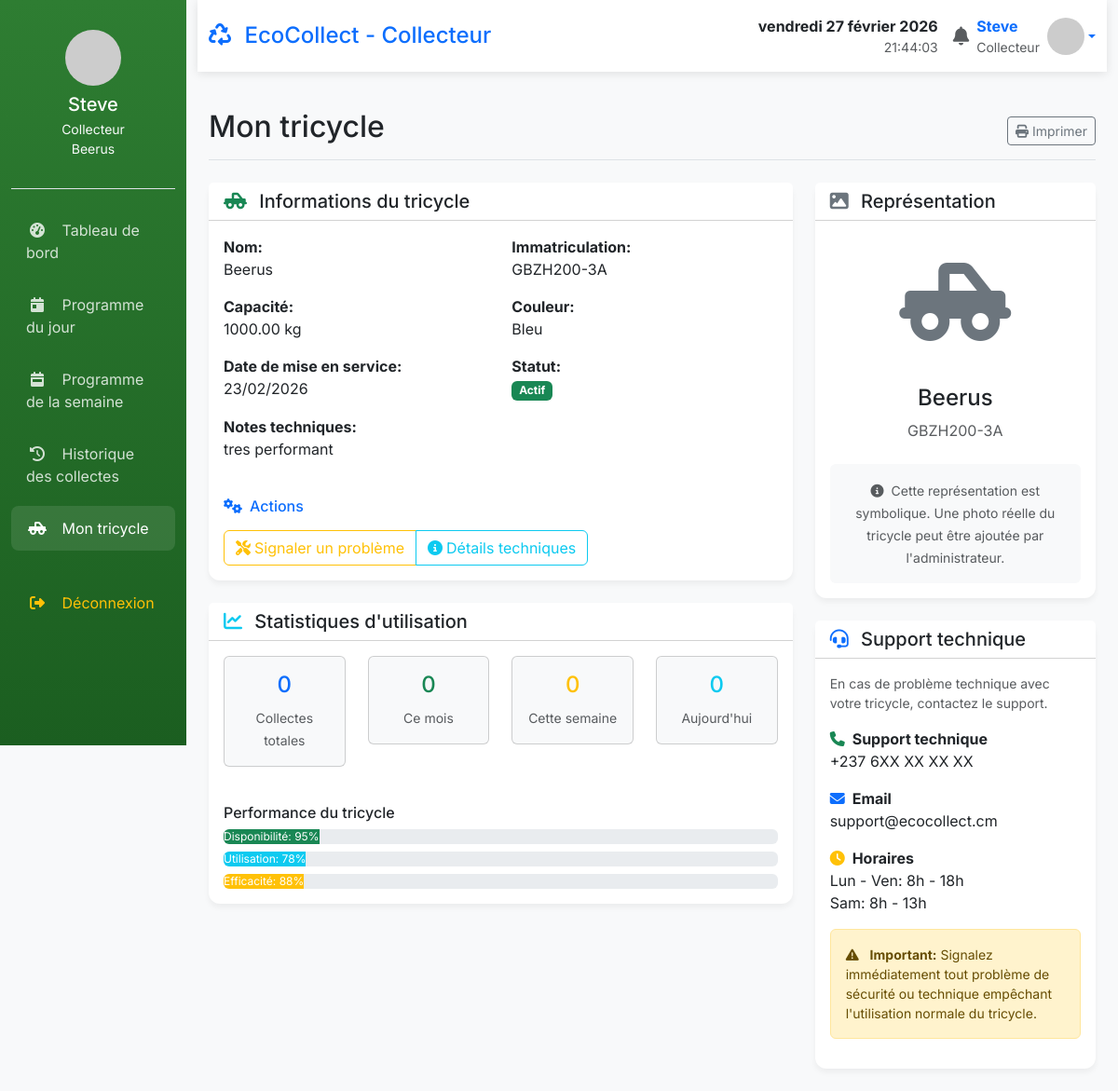
The app's page /tricycle/ (signed in) with its own data.
### app/models.py (models this page shows, shortened)
class CustomUser(AbstractUser):
    USER_TYPE_CHOICES = (
        ('client', 'Client'),
        ('collecteur', 'Collecteur'),
        ('admin', 'Administrateur'),
    )
    city = models.ForeignKey(City, on_delete=models.SET_NULL, null=True, blank=True)
    user_type = models.CharField(max_length=20, choices=USER_TYPE_CHOICES, default='client')
    phone = models.IntegerField(blank=True, null=True)
    date_joined = models.DateTimeField(default=timezone.now)
    is_verified = models.BooleanField(default=False)
    class Meta:
        verbose_name = "Utilisateur"
        verbose_name_plural = "Utilisateurs"

class Tricycle(models.Model):
    STATUS_CHOICES = (
        ('active', 'Actif'),
        ('maintenance', 'En maintenance'),
        ('inactive', 'Inactif'),
        ('broken', 'En panne'),
    )
    id = models.UUIDField(primary_key=True, default=uuid.uuid4, editable=False)
    numero_immatriculation = models.CharField(max_length=50, unique=True, verbose_name="Numéro d'immatriculation")
    nom = models.CharField(max_length=100, verbose_name="Nom du tricycle")
    capacite_kg = models.DecimalField(max_digits=6, decimal_places=2, verbose_name="Capacité (kg)")
    couleur = models.CharField(max_length=50, blank=True)
    date_mise_en_service = models.DateField(default=timezone.now)
    status = models.CharField(max_length=20, choices=STATUS_CHOICES, default='active')
    conducteur = models.ForeignKey(
        CustomUser,
        on_delete=models.SET_NULL,
        null=True,
        blank=True,
        limit_choices_to={'user_type': 'collecteur'},
        verbose_name="Conducteur assigné"
    )
    notes = models.TextField(blank=True, verbose_name="Notes techniques")
    created_at = models.DateTimeField(auto_now_add=True)
    updated_at = models.DateTimeField(auto_now=True)
    class Meta:
        verbose_name = "Tricycle"
        verbose_name_plural = "Tricycles"
        ordering = ['numero_immatriculation']

### app/collectors.py (the view)
    def wrapper(request, *args, **kwargs):
        if not request.user.is_authenticated:
            return redirect('login')
        if request.user.user_type != 'collecteur':
            messages.error(request, "Accès réservé aux collecteurs.")
            return redirect('dashboard')
        return view_func(request, *args, **kwargs)

### app/templates/collectors/tricycle_info.html (shortened to what this page needs)
{% extends 'base_collectors.html' %}
{% load static %}
{% block content %}
<div class="d-flex justify-content-between flex-wrap flex-md-nowrap align-items-center pt-3 pb-2 mb-4 border-bottom">
    <h1 class="h2">Mon tricycle</h1>
    <div class="btn-toolbar mb-2 mb-md-0">
        <button type="button" class="btn btn-sm btn-outline-secondary" onclick="window.print()">
            <i class="fas fa-print me-1"></i>Imprimer
        </button>
    </div>
</div>
<div class="row">
    <div class="col-lg-8">
        <div class="card card-custom mb-4">
            <div class="card-header bg-white">
                <h5 class="card-title mb-0">
                    <i class="fas fa-truck-pickup text-success me-2"></i>
                    Informations du tricycle
                </h5>
            </div>
            <div class="card-body">
                {% if tricycle %}
                <div class="row">
                    <div class="col-md-6 mb-3">
                        <strong>Nom:</strong>
                        <p class="mb-0">{{ tricycle.nom }}</p>
                    </div>
                    <div class="col-md-6 mb-3">
                        <strong>Immatriculation:</strong>
                        <p class="mb-0">{{ tricycle.numero_immatriculation }}</p>
                    </div>
                </div>
                <div class="row">
                    <div class="col-md-6 mb-3">
                        <strong>Capacité:</strong>
                        <p class="mb-0">{{ tricycle.capacite_kg }} kg</p>
                    </div>
                    <div class="col-md-6 mb-3">
                        <strong>Couleur:</strong>
                        <p class="mb-0">{{ tricycle.couleur|default:"Non spécifiée" }}</p>
                    </div>
                </div>
                <div class="row">
                    <div class="col-md-6 mb-3">
                        <strong>Date de mise en service:</strong>
                        <p class="mb-0">{{ tricycle.date_mise_en_service|date:"d/m/Y" }}</p>
                    </div>
                    <div class="col-md-6 mb-3">
                        <strong>Statut:</strong>
                        <p class="mb-0">
                            <span class="badge bg-{% if tricycle.status == 'active' %}success{% elif tricycle.status == 'maintenance' %}warning{% else %}danger{% endif %}">
                                {{ tricycle.get_status_display }}
                            </span>
                        </p>
                    </div>
                </div>
                {% if tricycle.notes %}
                <div class="row">
                    <div class="col-12 mb-3">
                        <strong>Notes techniques:</strong>
                        <p class="mb-0">{{ tricycle.notes }}</p>
                    </div>
                </div>
                {% endif %}
                <div class="row mt-4">
                    <div class="col-12">
                        <h6 class="text-primary mb-3">
                            <i class="fas fa-cogs me-2"></i>Actions
                        </h6>
                        <div class="btn-group">
                            {% if tricycle.status == 'active' %}
                            <button type="button" class="btn btn-outline-warning" data-bs-toggle="modal" data-bs-target="#maintenanceModal">
                                <i class="fas fa-tools me-1"></i>Signaler un problème
                            </button>
                            {% endif %}
                            <button type="button" class="btn btn-outline-info" data-bs-toggle="modal" data-bs-target="#detailsModal">
                                <i class="fas fa-info-circle me-1"></i>Détails techniques
                            </button>
                        </div>
                    </div>
                </div>
                {% endif %}
            </div>
        </div>
        {% if tricycle %}
        <div class="card card-custom">
            <div class="card-header bg-white">
                <h5 class="card-title mb-0">
                    <i class="fas fa-chart-line text-info me-2"></i>
                    Statistiques d'utilisation
                </h5>
            </div>
            <div class="card-body">
                <div class="row text-center">
                    <div class="col-md-3 mb-3">
                        <div class="card bg-light">
                            <div class="card-body">
                                <h4 class="text-primary">{{ total_collections }}</h4>
                                <small class="text-muted">Collectes totales</small>
                            </div>
                        </div>
                    </div>
                    <div class="col-md-3 mb-3">
                        <div class="card bg-light">
                            <div class="card-body">
                                <h4 class="text-success">{{ monthly_collections }}</h4>
                                <small class="text-muted">Ce mois</small>
                            </div>
                        </div>
                    </div>
                    <div class="col-md-3 mb-3">
                        <div class="card bg-light">
                            <div class="card-body">
                                <h4 class="text-warning">{{ weekly_collections }}</h4>
                                <small class="text-muted">Cette semaine</small>
                            </div>
                        </div>
                    </div>
                    <div class="col-md-3 mb-3">
                        <div class="card bg-light">
                            <div class="card-body">
                                <h4 class="text-info">{{ daily_collections }}</h4>
                                <small class="text-muted">Aujourd'hui</small>
                            </div>
                        </div>
                    </div>
                </div>
                <div class="mt-4">
                    <h6>Performance du tricycle</h6>
                    <div class="progress mb-2">
                        <div class="progress-bar bg-success" role="progressbar" style="width: '{{ performance.uptime }}%'"
                             aria-valuenow="{{ performance.uptime }}" aria-valuemin="0" aria-valuemax="100">
                            Disponibilité: {{ performance.uptime }}%
                        </div>
                    </div>
                    <div class="progress mb-2">
                        <div class="progress-bar bg-info" role="progressbar" style="width: '{{ performance.utilization }} %'"
                             aria-valuenow="{{ performance.utilization }}" aria-valuemin="0" aria-valuemax="100">
                            Utilisation: {{ performance.utilization }}%
                        </div>
                    </div>
                    <div class="progress">
                        <div class="progress-bar bg-warning" role="progressbar" style="width: '{{ performance.efficiency }} %'"
                             aria-valuenow="{{ performance.efficiency }}" aria-valuemin="0" aria-valuemax="100">
                            Efficacité: {{ performance.efficiency }}%
                        </div>
                    </div>
                </div>
            </div>
        </div>
        {% endif %}
    </div>
    <div class="col-lg-4">
        <div class="card card-custom mb-4">
            <div class="card-header bg-white">
                <h5 class="card-title mb-0">
                    <i class="fas fa-image text-secondary me-2"></i>
                    Représentation
                </h5>
            </div>
            <div class="card-body text-center">
                <div class="mb-3" style="font-size: 6rem; color: #6c757d;">
                    <i class="fas fa-truck-pickup"></i>
                </div>
                <h4>{{ tricycle.nom }}</h4>
                <p class="text-muted">{{ tricycle.numero_immatriculation }}</p>
                <div class="mt-4 p-3 bg-light rounded">
                    <small class="text-muted">
                        <i class="fas fa-info-circle me-1"></i>
                        Cette représentation est symbolique. Une photo réelle du tricycle peut être ajoutée par l'administrateur.
                    </small>
                </div>
            </div>
        </div>
        <div class="card card-custom">
            <div class="card-header bg-white">
                <h5 class="card-title mb-0">
                    <i class="fas fa-headset text-primary me-2"></i>
                    Support technique
                </h5>
            </div>
            <div class="card-body">
                <p class="small text-muted mb-3">
                    En cas de problème technique avec votre tricycle, contactez le support.
                </p>
                <div class="mb-3">
                    <strong><i class="fas fa-phone me-2 text-success"></i>Support technique</strong>
                    <p class="mb-0">+237 6XX XX XX XX</p>
                </div>
                <div class="mb-3">
                    <strong><i class="fas fa-envelope me-2 text-primary"></i>Email</strong>
                    <p class="mb-0">support@ecocollect.cm</p>
                </div>
                <div class="mb-3">
                    <strong><i class="fas fa-clock me-2 text-warning"></i>Horaires</strong>
                    <p class="mb-0">Lun - Ven: 8h - 18h<br>Sam: 8h - 13h</p>
                </div>
                <div class="alert alert-warning small mt-3">
                    <i class="fas fa-exclamation-triangle me-2"></i>
                    <strong>Important:</strong> Signalez immédiatement tout problème de sécurité ou technique empêchant l'utilisation normale du tricycle.
                </div>
            </div>
        </div>
    </div>
</div>
{% endblock %}

### app/templates/includes/sidebar.html (shortened to what this page needs)
<div class="position-sticky pt-3">
    <div class="sidebar-header p-3 text-center border-bottom">
        <img src="https://ui-avatars.com/api/?name={{ user.username }}&background=fff&color=2e7d32&bold=true"
             alt="Logo" class="rounded-circle mb-2" width="60" height="60">
        <h5 class="mb-1">{{ user.get_full_name|default:user.username }}</h5>
        <p class="text-light small mb-0">Collecteur</p>
        {% if user.tricycle_set.first %}
        <p class="text-light small">{{ user.tricycle_set.first.nom }}</p>
        {% endif %}
    </div>
    <ul class="nav flex-column mt-3">
        <li class="nav-item">
            <a class="nav-link {% if request.resolver_match.url_name == 'collector_dashboard' %}active{% endif %}"
               href="{% url 'collector_dashboard' %}">
                <i class="fas fa-tachometer-alt"></i>
                Tableau de bord
            </a>
        </li>
        <li class="nav-item">
            <a class="nav-link {% if request.resolver_match.url_name == 'daily_schedule' %}active{% endif %}"
               href="{% url 'daily_schedule' %}">
                <i class="fas fa-calendar-day"></i>
                Programme du jour
            </a>
        </li>
        <li class="nav-item">
            <a class="nav-link {% if request.resolver_match.url_name == 'weekly_schedule' %}active{% endif %}"
               href="{% url 'weekly_schedule' %}">
                <i class="fas fa-calendar-week"></i>
                Programme de la semaine
            </a>
        </li>
        <li class="nav-item">
            <a class="nav-link {% if request.resolver_match.url_name == 'collection_history' %}active{% endif %}"
               href="{% url 'collection_history' %}">
                <i class="fas fa-history"></i>
                Historique des collectes
            </a>
        </li>
        <li class="nav-item">
            <a class="nav-link {% if request.resolver_match.url_name == 'collector_tricycle' %}active{% endif %}"
               href="{% url 'collector_tricycle' %}">
                <i class="fas fa-truck-pickup"></i>
                Mon tricycle
            </a>
        </li>
        <li class="nav-item mt-4">
            <a class="nav-link text-warning" href="{% url 'logout' %}">
                <i class="fas fa-sign-out-alt"></i>
                Déconnexion
            </a>
        </li>
    </ul>
</div>

### app/templates/includes/header.html (shortened to what this page needs)
<header class="navbar navbar-custom sticky-top py-3">
    <div class="container-fluid">
        <div class="d-flex align-items-center">
            <h4 class="mb-0 text-primary">
                <i class="fas fa-recycle me-2"></i>
                EcoCollect - Collecteur
            </h4>
        </div>
        <div class="d-flex align-items-center">
            <div class="me-3 text-end d-none d-md-block">
                <div class="fw-bold" id="currentDate"></div>
                <div class="text-muted small" id="currentTime"></div>
            </div>
            <div class="dropdown">
                <a href="#" class="d-flex align-items-center text-decoration-none dropdown-toggle"
                   data-bs-toggle="dropdown" aria-expanded="false">
                    <div class="position-relative me-2">
                        <i class="fas fa-bell fa-lg text-muted"></i>
                    </div>
                    <div class="d-none d-md-block">
                        <strong>{{ user.get_full_name|default:user.username }}</strong>
                        <div class="text-muted small">Collecteur</div>
                    </div>
                    <img src="https://ui-avatars.com/api/?name={{ user.username }}&background=2e7d32&color=fff"
                         alt="Profile" class="rounded-circle ms-2" width="40" height="40">
                </a>
            </div>
        </div>
    </div>
</header>

### records on screen
CustomUser: get_full_name "Steve", tricycle_set.first.nom "Beerus"
Tricycle: nom "Beerus", numero_immatriculation "GBZH200-3A", capacite_kg "1000.00", couleur "Bleu", date_mise_en_service "23/02/2026", status "Actif", notes "tres performant"

### other values on screen
{{ total_collections }} "0"
{{ monthly_collections }} "0"
{{ weekly_collections }} "0"
{{ daily_collections }} "0"
{{ performance.uptime }} "95"
{{ performance.utilization }} "78"
{{ performance.efficiency }} "88"
